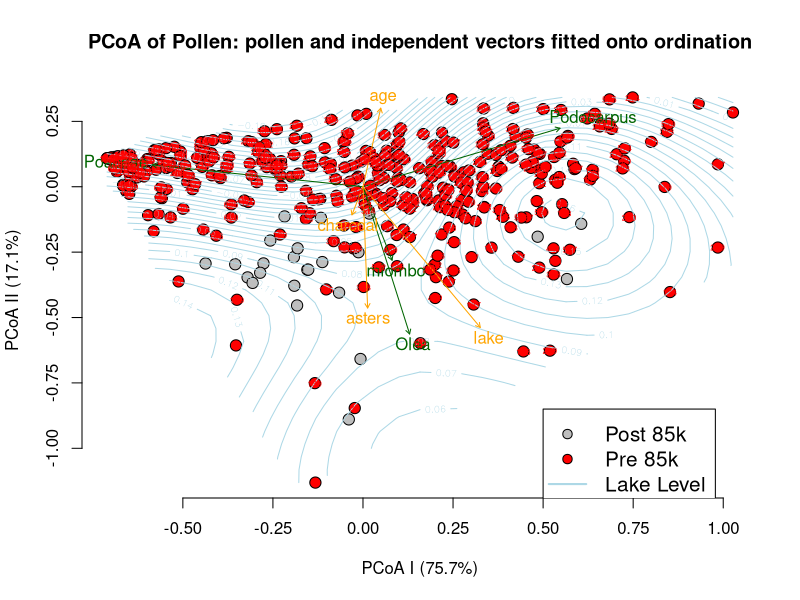

Here is the R script that generated this plot: (Note: this script raises an error after producing the figure.)
rm(list = ls())
graphics.off()

library(vegan)
library(MASS)
library(svglite)

# load the pollen data
poln.full <- read.csv("./data_input/20200722_pollen.csv")

# linearly interpolated data:
lake.full <- read.csv("./data_output/20200722_lake_linterp.csv")
char.full <- read.csv("./data_output/20200722_char_linterp.csv")

# split the loaded data to mix and match as needed
age <- lake.full[,"age"] # everything should have the same ages
char <- char.full[,"charcoal"]
lake <- -1 * lake.full[,"lake"]
poln <- poln.full[,c("Poaceae", "Podocarpus", "miombo", "Olea")]
astr <- poln.full[,"Asteraceae"]

# a data.frame of data to be used in the vector fit
to.be.fit <- data.frame("age" = age,
                        "charcoal" = char,
                        "lake" = lake,
                        "asters" = astr)

# scale and center the datasets
poln.std <- vegan::decostand(x = poln,
                             method = "chi.square") # approximates chisquare distance
to.be.fit.std <- scale(x = to.be.fit)

# make distance matrices
poln.dist <- dist(poln.std)

# make the pollen ordination
poln.ord <- cmdscale(d = poln.dist, k = 4, eig = T, add = F, x.ret = F)
write.table(x = data.frame("age" = poln.full$Pollen.Age,
                           poln, 
                           "PCoA_Component" = poln.ord$points), 
            file = "./data_output/pollen_ordination.csv", 
            row.names = F,
            sep = ",")

# get the proportion of the variation explained by each component
var.expl <- poln.ord$eig[1:3] / sum(poln.ord$eig[1:3])

##########################################
# do the vector fit(s) of the data to our ordination

poln.fit <- vegan::envfit(ord = poln.ord,
                          env = poln.std,
                          permutations = 10000)
add.fit <- vegan::envfit(ord = poln.ord,
                         env = to.be.fit.std,
                         permutations = 10000)

##########################################
# plot the results of the vector fits

## color ages > 85 in red
col <- c("gray", "red")[1 + (age >= 85)]

main <- "PCoA of Pollen: pollen and independent vectors fitted onto ordination"
plot(poln.ord$points, pch = 21, type = "p",
     xlab = paste0("PCoA I (", round(var.expl[1] * 100, 1), "%)"),
     ylab = paste0("PCoA II (", round(var.expl[2] * 100, 1), "%)"), main = main,
     col = "black", bg = col, cex = 1.5, xaxt = "n", yaxt = "n", bty = "n")

axis(1, at = seq(-0.5, 1, by = 0.25))
axis(2, at = seq(-1, 0.25, by = 0.25))
legend(0.5, -0.85, 
       pch = c(21, 21, NA), 
       lty = c(NA, NA, 1), 
       lwd = c(NA, NA, 2), 
       col = c("black", "black", "light blue"), 
       pt.bg =  c("gray","red", NA), 
       cex = 1.25, 
       legend = c("Post 85k", "Pre 85k", "Lake Level"))

## ordination surfaces
lake.surf <- vegan::ordisurf(x = poln.ord, y = lake,
                             main = "Lake Level", 
                             plot = FALSE, 
                             col = "orange", 
                             nlevels = 50)
plot(lake.surf, add = T, col = "light blue", nlevels = 50, knots = 30)
plot(poln.fit, col = "dark green", add = T, lwd = 3)
plot(add.fit, col = "orange", add = T)
text(poln.ord$points, labels = round(age), cex = 0.5, col = col)

##########################################
# MANOVA

# our raw data are the pollen counts' PCoA scores and lake level
# EOC: we use the n-1 column of scores of the PCoA, because the nth eigenvalue is 0, and the scores are redundant
data.raw <- data.frame(poln.ord$points[,1:3], lake)

# scale the raw data
data.scl <- scale(data.raw)

# binary indicator of age
age.gt.85 <- 0 + (age > 85)

# perform the MANOVA
poln.manova <- vegan::adonis(formula = data.raw ~ age.gt.85,
                             method = "euclidean", 
                             permutations = 10000)

poln.manova

####################################
#### plot components separately ####
####################################

## Title and axes
svglite::svglite(file = "./vector_graphics/axes.svg")

main <- "PCoA of Pollen: pollen and independent vectors fitted onto ordination"
plot(poln.ord$points, pch = 21, type = "n",
     xlab = paste0("PCoA I (", round(var.expl[1] * 100, 1), "%)"),
     ylab = paste0("PCoA II (", round(var.expl[2] * 100, 1), "%)"), main = main,
     col = "black", bg = col, cex = 1.5, xaxt = "n", yaxt = "n", bty = "n")

axis(1, at = seq(-0.5, 1, by = 0.25))
axis(2, at = seq(-1, 0.25, by = 0.25))
dev.off()

## Legend
svglite::svglite(file = "./vector_graphics/legend.svg")

plot(x = 0, y = 0, type = "n", 
     xlab = NA, ylab = NA, 
     xlim = c(-1,1), ylim = c(-1,1),
     axes = F)
legend(-1, 1, 
       pch = c(21, 21, NA), 
       lty = c(NA, NA, 1), 
       lwd = c(NA, NA, 2), 
       col = c("black", "black", "light blue"), 
       pt.bg =  c("gray","red", NA), 
       cex = 1.5, 
       legend = c("Post 85k", "Pre 85k", "Lake Level"))
dev.off()

## Ordination surface
svglite::svglite(file = "./vector_graphics/ordination_surface.svg")

plot(poln.ord$points, type = "n",
     xlab = NA, ylab = NA,
     axes = F)
lake.surf <- vegan::ordisurf(x = poln.ord, y = lake,
                             main = "Lake Level", 
                             plot = FALSE, 
                             col = "light blue", 
                             nlevels = 50)
plot(lake.surf, add = T, col = "light blue", nlevels = 50, knots = 30)
dev.off()

## Pollen vector fit
### with labels
svglite::svglite(file = "./vector_graphics/pollen_vec_fit.svg")

plot(poln.ord$points, type = "n",
     xlab = NA, ylab = NA,
     axes = F)
plot(poln.fit, col = "dark green", add = T, lwd = 3)
dev.off()

### without labels
svglite::svglite(file = "./vector_graphics/pollen_vec_fit_noLabels.svg")

plot(poln.ord$points, type = "n",
     xlab = NA, ylab = NA,
     axes = F)
plot(poln.fit, col = "dark green", add = T, lwd = 3, labels = NA)
dev.off()

## Additional variable vector fits
### with labels
svglite::svglite(file = "./vector_graphics/additional_vec_fit.svg")

plot(poln.ord$points, type = "n",
     xlab = NA, ylab = NA,
     axes = F)
plot(add.fit, col = "orange", add = T)
dev.off()

### without labels
svglite::svglite(file = "./vector_graphics/additional_vec_fit_noLabels.svg")

plot(poln.ord$points, type = "n",
     xlab = NA, ylab = NA,
     axes = F)
plot(add.fit, col = "orange", add = T, labels = NA)
dev.off()

## Data points
### as ages
svglite::svglite(file = "./vector_graphics/data_pts_asAges.svg")

plot(poln.ord$points, type = "n",
     xlab = NA, ylab = NA,
     axes = F)
text(poln.ord$points, labels = round(age), cex = 0.5, col = col)
dev.off()

### as dots 1
svglite::svglite(file = "./vector_graphics/data_pts_asDots1.svg")

plot(poln.ord$points, type = "n",
     xlab = NA, ylab = NA,
     axes = F)
points(poln.ord$points, pch = 21, cex = 0.5, col = "black", bg = col)
dev.off()

### as dots 2
svglite::svglite(file = "./vector_graphics/data_pts_asDots2.svg")

plot(poln.ord$points, type = "n",
     xlab = NA, ylab = NA,
     axes = F)
points(poln.ord$points, pch = 19, cex = 0.5, col = col)
dev.off()
